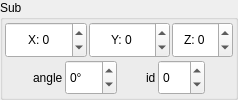
                 <widget class="QGroupBox" name="leaderonworld_box_5">
                  <property name="title">
                   <string>Sub</string>
                  </property>
                  <layout class="QVBoxLayout" name="verticalLayout_102">
                   <property name="spacing">
                    <number>2</number>
                   </property>
                   <property name="leftMargin">
                    <number>2</number>
                   </property>
                   <property name="topMargin">
                    <number>2</number>
                   </property>
                   <property name="rightMargin">
                    <number>2</number>
                   </property>
                   <property name="bottomMargin">
                    <number>2</number>
                   </property>
                   <item>
                    <layout class="QHBoxLayout" name="horizontalLayout_62">
                     <item>
                      <widget class="QSpinBox" name="sbSubX">
                       <property name="sizePolicy">
                        <sizepolicy hsizetype="Minimum" vsizetype="Preferred">
                         <horstretch>0</horstretch>
                         <verstretch>0</verstretch>
                        </sizepolicy>
                       </property>
                       <property name="wrapping">
                        <bool>true</bool>
                       </property>
                       <property name="alignment">
                        <set>Qt::AlignCenter</set>
                       </property>
                       <property name="prefix">
                        <string notr="true">X: </string>
                       </property>
                       <property name="maximum">
                        <number>295000</number>
                       </property>
                      </widget>
                     </item>
                     <item>
                      <widget class="QSpinBox" name="sbSubY">
                       <property name="sizePolicy">
                        <sizepolicy hsizetype="Minimum" vsizetype="Preferred">
                         <horstretch>0</horstretch>
                         <verstretch>0</verstretch>
                        </sizepolicy>
                       </property>
                       <property name="wrapping">
                        <bool>true</bool>
                       </property>
                       <property name="alignment">
                        <set>Qt::AlignCenter</set>
                       </property>
                       <property name="prefix">
                        <string>Y: </string>
                       </property>
                       <property name="maximum">
                        <number>230000</number>
                       </property>
                      </widget>
                     </item>
                     <item>
                      <widget class="QSpinBox" name="sbSubZ">
                       <property name="sizePolicy">
                        <sizepolicy hsizetype="Minimum" vsizetype="Preferred">
                         <horstretch>0</horstretch>
                         <verstretch>0</verstretch>
                        </sizepolicy>
                       </property>
                       <property name="wrapping">
                        <bool>true</bool>
                       </property>
                       <property name="alignment">
                        <set>Qt::AlignCenter</set>
                       </property>
                       <property name="prefix">
                        <string notr="true">Z: </string>
                       </property>
                       <property name="maximum">
                        <number>255</number>
                       </property>
                      </widget>
                     </item>
                    </layout>
                   </item>
                   <item>
                    <layout class="QHBoxLayout" name="horizontalLayout_136">
                     <item>
                      <spacer name="horizontalSpacer_60">
                       <property name="orientation">
                        <enum>Qt::Horizontal</enum>
                       </property>
                       <property name="sizeHint" stdset="0">
                        <size>
                         <width>0</width>
                         <height>0</height>
                        </size>
                       </property>
                      </spacer>
                     </item>
                     <item>
                      <widget class="QLabel" name="label_215">
                       <property name="sizePolicy">
                        <sizepolicy hsizetype="Preferred" vsizetype="Preferred">
                         <horstretch>0</horstretch>
                         <verstretch>0</verstretch>
                        </sizepolicy>
                       </property>
                       <property name="text">
                        <string>angle</string>
                       </property>
                      </widget>
                     </item>
                     <item>
                      <widget class="QSpinBox" name="sbSubAngle">
                       <property name="sizePolicy">
                        <sizepolicy hsizetype="Minimum" vsizetype="Preferred">
                         <horstretch>0</horstretch>
                         <verstretch>0</verstretch>
                        </sizepolicy>
                       </property>
                       <property name="wrapping">
                        <bool>true</bool>
                       </property>
                       <property name="suffix">
                        <string notr="true">°</string>
                       </property>
                       <property name="minimum">
                        <number>0</number>
                       </property>
                       <property name="maximum">
                        <number>360</number>
                       </property>
                      </widget>
                     </item>
                     <item>
                      <spacer name="horizontalSpacer_82">
                       <property name="orientation">
                        <enum>Qt::Horizontal</enum>
                       </property>
                       <property name="sizeHint" stdset="0">
                        <size>
                         <width>0</width>
                         <height>0</height>
                        </size>
                       </property>
                      </spacer>
                     </item>
                     <item>
                      <widget class="QLabel" name="label_216">
                       <property name="sizePolicy">
                        <sizepolicy hsizetype="Preferred" vsizetype="Preferred">
                         <horstretch>0</horstretch>
                         <verstretch>0</verstretch>
                        </sizepolicy>
                       </property>
                       <property name="text">
                        <string>id</string>
                       </property>
                      </widget>
                     </item>
                     <item>
                      <widget class="QSpinBox" name="sbSubId">
                       <property name="sizePolicy">
                        <sizepolicy hsizetype="Minimum" vsizetype="Preferred">
                         <horstretch>0</horstretch>
                         <verstretch>0</verstretch>
                        </sizepolicy>
                       </property>
                       <property name="wrapping">
                        <bool>true</bool>
                       </property>
                       <property name="maximum">
                        <number>255</number>
                       </property>
                      </widget>
                     </item>
                     <item>
                      <spacer name="horizontalSpacer_83">
                       <property name="orientation">
                        <enum>Qt::Horizontal</enum>
                       </property>
                       <property name="sizeHint" stdset="0">
                        <size>
                         <width>0</width>
                         <height>0</height>
                        </size>
                       </property>
                      </spacer>
                     </item>
                    </layout>
                   </item>
                  </layout>
                 </widget>
